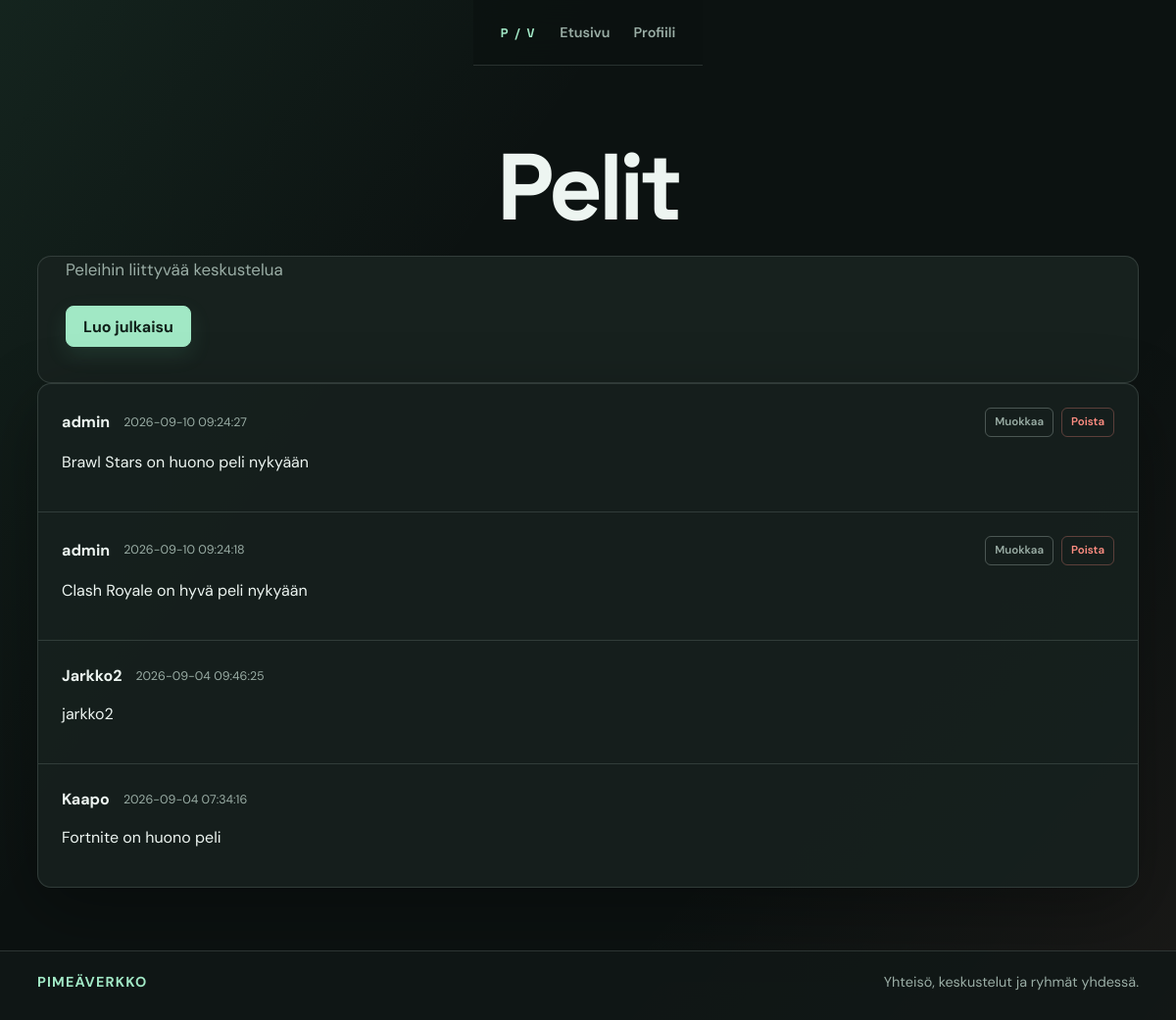
/group.php?id=14 (signed in), run on the app's committed database.
### tables this page shows
CREATE TABLE IF NOT EXISTS `groups` (
  `id` int NOT NULL AUTO_INCREMENT,
  `user_id` int NOT NULL,
  `name` varchar(100) NOT NULL,
  `description` text NOT NULL,
  PRIMARY KEY (`id`),
  KEY `FK_User_id` (`user_id`)
);

CREATE TABLE IF NOT EXISTS `posts` (
  `id` int NOT NULL AUTO_INCREMENT,
  `group_id` int NOT NULL,
  `user_id` int NOT NULL,
  `author` varchar(50) NOT NULL,
  `content` text NOT NULL,
  `created_at` timestamp NOT NULL DEFAULT CURRENT_TIMESTAMP,
  PRIMARY KEY (`id`),
  KEY `POST_FK_user_id` (`user_id`),
  KEY `POST_FK_group_id` (`group_id`)
);

### group.php (the view, shortened to what this page needs)
<?php
require __DIR__ . "/include/session.php";
$user_id = (int) ($_SESSION['user_id'] ?? 0);
$group_id = filter_input(INPUT_GET, 'id', FILTER_VALIDATE_INT);
$group_stmt = mysqli_prepare(
    $conn,
    'SELECT name, description FROM `groups` WHERE id = ?'
);
mysqli_stmt_bind_param($group_stmt, 'i', $group_id);
mysqli_stmt_execute($group_stmt);
$group_result = mysqli_stmt_get_result($group_stmt);
$group = mysqli_fetch_assoc($group_result);
$stmt = mysqli_prepare(
    $conn,
    "SELECT id, group_id, user_id, author, content, created_at
     FROM `posts`
     WHERE group_id = ?
     ORDER BY id DESC"
);
mysqli_stmt_bind_param($stmt, "i", $group_id);
mysqli_stmt_execute($stmt);
$result = mysqli_stmt_get_result($stmt);
?>
<!DOCTYPE html>
<html lang="fi">
<head>
    <link rel="stylesheet" href="style.css">
</head>
<body>
    <?php include 'include/nav.php'; ?>
    <header>
        <h1><?php echo htmlspecialchars($group['name'], ENT_QUOTES, 'UTF-8'); ?></h1>
    </header>
    <main class="group-main">
        <p><?php echo htmlspecialchars($group['description'], ENT_QUOTES, 'UTF-8'); ?></p>
        <a class="button action-button" href="add_post.php?group_id=<?php echo (int) $group_id; ?>">Luo julkaisu</a>
    </main>
    <div class="postaukset">
        <?php while ($row = mysqli_fetch_assoc($result)) { ?>
            <article class="post">
                <div class="author-row">
                    <p class="author">
                        <?php echo htmlspecialchars($row['author'], ENT_QUOTES, 'UTF-8'); ?>
                    </p>
                    <p class="created_at">
                        <?php echo htmlspecialchars($row['created_at'], ENT_QUOTES, 'UTF-8'); ?>
                    </p>
                    <?php
                    if ($row["user_id"] == $user_id): ?>
                        <div class="post-actions">
                            <div class="muokkaa">
                                <a href="edit_post.php?id=<?php echo (int) $row['id']; ?>">
                                    Muokkaa
                                </a>
                            </div>
                            <div class="poista">
                                <a href="delete_post.php?id=<?php echo (int) $row['id']; ?>">
                                    Poista
                                </a>
                            </div>
                        </div>
                    <?php endif; ?>
                </div>
                <p class="content">
                    <?php echo htmlspecialchars($row['content'], ENT_QUOTES, 'UTF-8'); ?>
                </p>
            </article>
        <?php } ?>
    </div>
    	<?php include 'include/footer.php'; ?>
</body>
</html>

### style.css (style rules this page uses)
:root { --ink: #edf5f1; --muted: #9aada5; --bg: #0c1211; --panel: #17211e; --panel-light: #202c28; --line: rgba(220, 241, 231, .14); --line-bright: rgba(220, 241, 231, .27); --mint: #a1e8c5; --mint-hot: #68d9a2; --coral: #ff8e82; --gold: #ffc27d; --shadow: 0 22px 70px rgba(0, 0, 0, .32); }
* { box-sizing: border-box; }
html { min-height: 100%; background: var(--bg); }
body { display: flex; flex-direction: column; min-height: 100vh; margin: 0; color: var(--ink); background: linear-gradient(125deg, rgba(104, 217, 162, .09), transparent 34%), linear-gradient(310deg, rgba(255, 142, 130, .06), transparent 30%), var(--bg); font: 400 16px/1.55 'DM Sans', 'Segoe UI', sans-serif; }
body::before { position: fixed; inset: 0; z-index: -1; pointer-events: none; content: ''; opacity: .25; background-image: linear-gradient(var(--line) 1px, transparent 1px), linear-gradient(90deg, var(--line) 1px, transparent 1px); background-size: 44px 44px; mask-image: linear-gradient(to bottom, black, transparent 72%); }
.action-button { display: inline-flex; align-items: center; justify-content: center; min-height: 42px; padding: 10px 17px; color: #102019; background: var(--mint); border: 1px solid var(--mint); border-radius: 8px; box-shadow: 0 8px 22px rgba(104, 217, 162, .12); font-weight: 700; line-height: 1.2; text-decoration: none; transition: background .18s ease, border-color .18s ease, box-shadow .18s ease, transform .18s ease; }
header { max-width: 1180px; margin: auto; padding: 74px 28px 18px; }
h1, h2 { margin: 0; font-family: 'Space Grotesk', sans-serif; line-height: 1.06; }
h1 { max-width: 820px; font-size: clamp(2.8rem, 8vw, 6.2rem); letter-spacing: -.045em; }
main { flex: 1; max-width: 1180px; margin: auto; padding: 0 28px 36px; }
main>p { max-width: 670px; margin: 0; color: var(--muted); font-size: 1.06rem; }
.group-main { width: min(1124px, calc(100% - 56px)); max-width: none; background-color: #17211e; border: 1px solid var(--line); border-radius: 14px; }
.group-main>p { max-width: none; }
.action-button { margin-top: 24px; }
.home-panel, .postaukset, .add-post { overflow: hidden; background: rgba(23, 33, 30, .9); border: 1px solid var(--line); border-radius: 14px; box-shadow: var(--shadow); }
.group, .latest-post, .post { padding: 24px; border-bottom: 1px solid var(--line); transition: background .18s ease; }
.group:last-child, .latest-post:last-child, .post:last-child { border-bottom: 0; }
.group-header, .author-row { display: flex; align-items: center; gap: 14px; }
.post-actions { display: flex; flex-wrap: wrap; justify-content: flex-end; gap: 8px; margin-left: auto; }
.muokkaa a, .poista a { display: inline-block; padding: 5px 9px; border: 1px solid var(--line-bright); border-radius: 6px; font-size: .72rem; font-weight: 600; text-decoration: none; transition: color .18s ease, background .18s ease, border-color .18s ease; }
.muokkaa a { color: var(--muted); }
.poista a { color: var(--coral); border-color: rgba(255, 142, 130, .3); }
.latest-post p, .content { margin: 12px 0; overflow-wrap: anywhere; }
.latest-post-meta, .created_at { color: var(--muted); font-size: .78rem; }
.postaukset { width: min(1124px, calc(100% - 56px)); margin: 0 auto 64px; }
.post .author { margin: 0; color: var(--ink); font-weight: 700; }
.created_at { margin: 0; }
.content { line-height: 1.75; }

### data on the page
groups: name "Pelit", description "Peleihin liittyvää keskustelua"
posts: author "admin", created_at "2026-09-10 09:24:27", content "Brawl Stars on huono peli nykyään"
posts: author "admin", created_at "2026-09-10 09:24:18", content "Clash Royale on hyvä peli nykyään"
posts: author "Jarkko2", created_at "2026-09-04 09:46:25", content "jarkko2"
posts: author "Kaapo", created_at "2026-09-04 07:34:16", content "Fortnite on huono peli"
